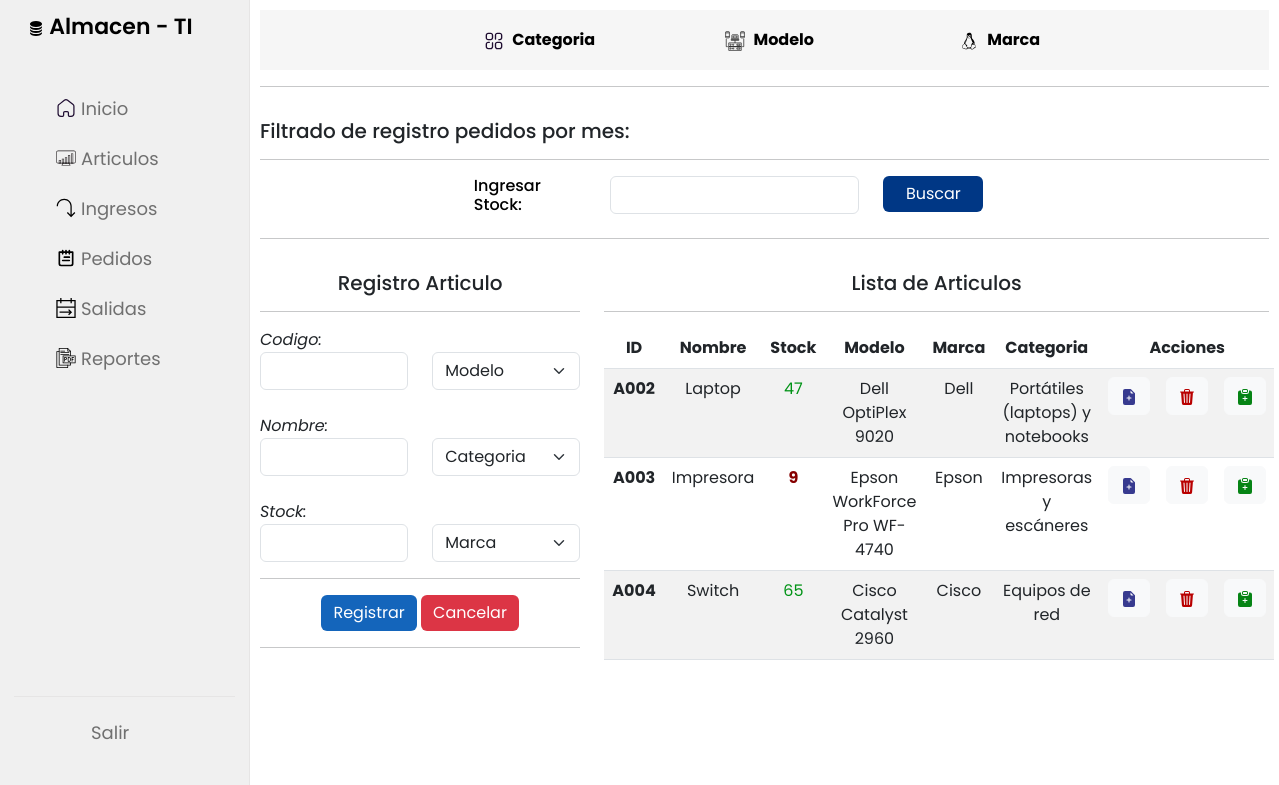
/articulo (signed in), run on an earlier commit of the app's database.
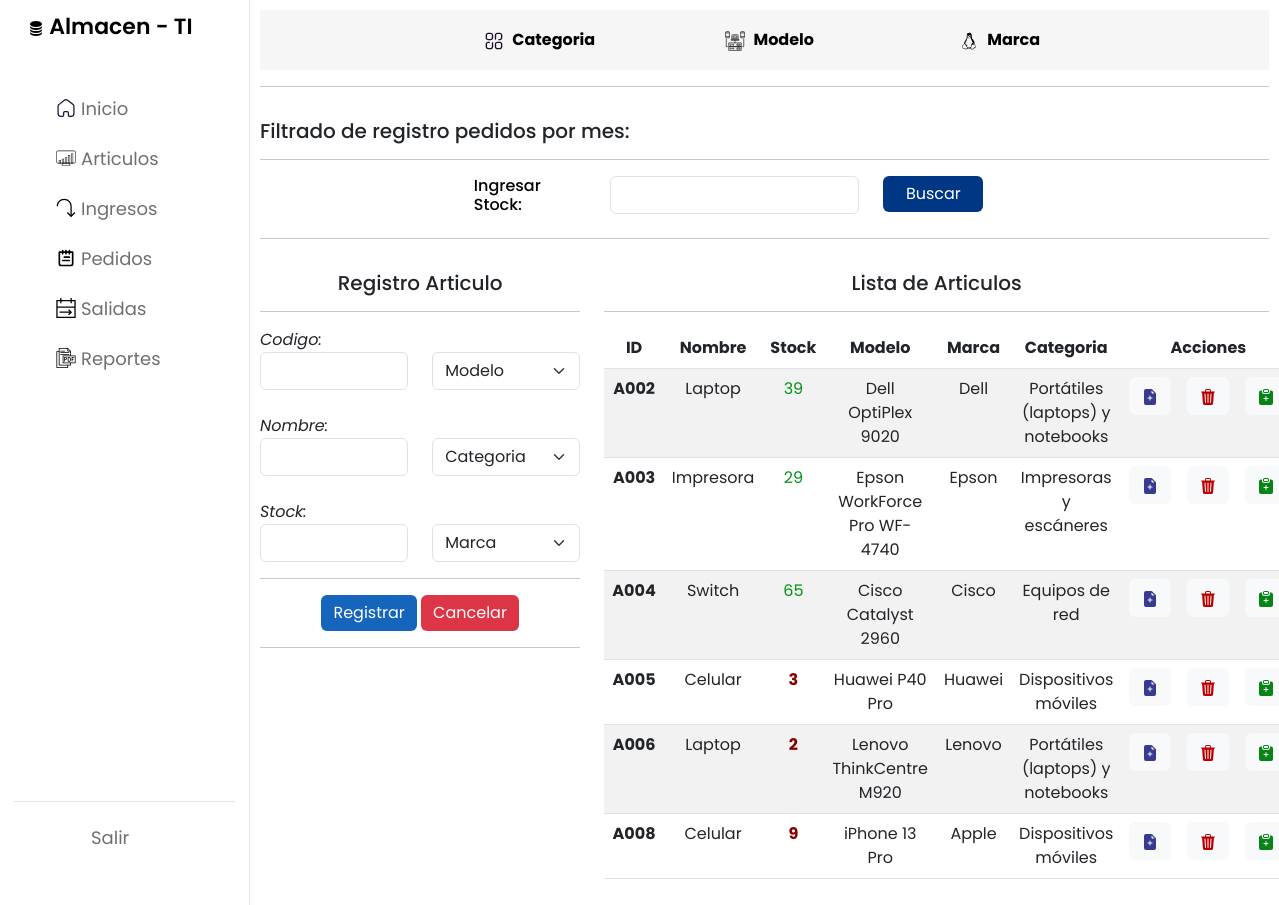
And on a later commit of the database.
### Almacen/models.py (models this page shows, shortened)
class Articulo(models.Model):
    codigo=models.CharField(primary_key=True, max_length=6)
    nombre=models.CharField(max_length=60)
    stock=models.IntegerField()
    codigo_Modelo = models.ForeignKey(Modelo, on_delete=models.CASCADE)
    codigo_Marca = models.ForeignKey(Marca, on_delete=models.CASCADE)
    codigo_Categoria=models.ForeignKey(Categoria, on_delete=models.CASCADE)

class Modelo(models.Model):
    codigo=models.CharField(primary_key=True, max_length=6)
    nombre=models.CharField(max_length=60)

class Marca(models.Model):
    codigo=models.CharField(primary_key=True, max_length=6)
    nombre=models.CharField(max_length=60)

class Categoria(models.Model):
    codigo=models.CharField(primary_key=True, max_length=6)
    nombre=models.CharField(max_length=60)
    descripcion=models.CharField(max_length=500)

### Almacen/views.py (the view)
# urls.py: path('articulo',views.articulo,name='articulo'),
@login_required
def articulo(request):
    articulos = Articulo.objects.all()
    modelos = Modelo.objects.all()
    marcas = Marca.objects.all()
    categorias = Categoria.objects.all()
    context = {"articulos":articulos,"modelos":modelos,"marcas":marcas,"categorias":categorias}
    return render(request, template_gestion_articulo,context)

### Almacen/templates/articulo/GestionArticulo.html (shortened to what this page needs)
{% extends 'base/index.html' %}
{% block content %}
<div>
    <ul class="nav justify-content-center text-center">
        <li class="nav-item article-item">
            <a class="nav-link" href="/categoria">
                Categoria</a>
        </li>
        <li class="nav-item">
            <a class="nav-link" href="/modelo">
                 Modelo</a>
        </li>
        <li class="nav-item">
            <a class="nav-link" href="/marca">
                Marca</a>
        </li>
    </ul>
</div>
<hr>
<div class="row pt-3">
    <form method="POST" action="/reportepedido">
        <div class="textreporte"><h5>Filtrado de registro pedidos por mes:</h5></div><hr>
        <div class="row monthcontainer">
            <div class="col-2">
                <h6>Ingresar Stock:</h6>
            </div>
            <div class="col-4">
                <Input class="form-control" name="txtBuscarStock" type="number"></Input>
            </div>
            <div class="col-4">
                <button type="submit" class="btnsearch btn-success form-control" >Buscar</button>
            </div>
        </div><hr>
    </form>
    <div class="col-4 pt-3">
        <h5 class=" text-center">Registro Articulo</h5>
        <hr>
        <form action="/articulo/registrararticulo" method="post">
            <div class="row">
                <div class="col">
                    <div>
                        <label><em>Codigo:</em></label>
                        <input type="text" name="txtCodigo" class="form-control">
                    </div><br>
                    <div>
                        <label><em>Nombre:</em></label>
                        <input type="text" name="txtNombre" class="form-control">
                    </div><br>
                    <div>
                        <label><em>Stock:</em></label>
                        <input type="number" name="txtStock" class="form-control">
                    </div>
                </div>
                <div class="col">
                    <br>
                    <div>
                        <select class="form-select" aria-label="Default select example" name="txtModelo">
                            <option selected>Modelo</option>
                        </select>
                    </div><br><br>
                    <div>
                        <select class="form-select" aria-label="Default select example" name="txtCategoria">
                            <option selected>Categoria</option>
                        </select>
                    </div><br><br>
                    <div>
                        <select class="form-select" aria-label="Default select example" name="txtMarca">
                            <option selected>Marca</option>
                        </select>
                    </div>
                </div>
            </div>
            <hr>
            <div class="text-center d-grid gap-2 d-md-block">
                <button class="btnsave btn btn-success" type="submit">Registrar</button>
                <button class="btndelete btn btn-danger" type="reset">Cancelar</button>
            </div>
            <hr>
        </form>
    </div>
    <div class="col-8 pt-3 text-center">
        <h5>Lista de Articulos</h5>
        <hr>
        <table class="table table-striped table-hover">
            <thead>
                <tr>
                    <th scope="col">ID</th>
                    <th scope="col">Nombre</th>
                    <th scope="col">Stock</th>
                    <th scope="col">Modelo</th>
                    <th scope="col">Marca</th>
                    <th scope="col">Categoria</th>
                    <th scope="col" colspan="3">Acciones</th>
                </tr>
            </thead>
            <tbody>
                <tr>
                    {% for a in articulos %}
                    <th scope="row">{{a.codigo}}</th>
                    <td>{{a.nombre}}</td>
                    {% if a.stock > 10 %}
                        <td style="color: rgb(0, 147, 22);">{{a.stock}}</td>
                    {% else %}
                        <td style="color: rgb(134, 0, 0); font-weight: bolder;">{{a.stock}}</td>
                    {% endif %}
                    <td>{{a.codigo_Modelo.nombre}}</td>
                    <td>{{a.codigo_Marca.nombre}}</td>
                    <td>{{a.codigo_Categoria.nombre}}</td>
                    <td>
                        <button type="button" class="btn btn-light">
                            <a class="editar" href="/articulo/edicionarticulo/{{a.codigo}}">
                            </a>
                        </button>
                    </td>
                    <td>
                        <button type="button" class="btn btn-light">
                            <a class="eliminar" href="/articulo/eliminararticulo/{{a.codigo}}">
                            </a>
                        </button>
                    </td>
                    <td>
                        <button type="button" class="btn btn-light">
                            <a class="pedir" href="reporte/{{a.codigo}}">
                            </a>
                        </button>
                    </td>
                </tr>
                {% endfor %}
            </tbody>
        </table>
    </div>
</div>
{% endblock %}

### Almacen/templates/base/index.html (shortened to what this page needs)
{% load static %}
<!doctype html>
<html lang="en">
<head>
  <link href="https://cdn.jsdelivr.net/npm/bootstrap@5.3.0/dist/css/bootstrap.min.css" rel="stylesheet"
>
  <link href="{% static 'css/style.css' %}" rel="stylesheet">
  <link href="{% static 'css/estilo.css' %}" rel="stylesheet">
  <link rel="stylesheet" href="https://unicons.iconscout.com/release/v4.0.0/css/line.css">
</head>
<body>
  <nav class="nav-principal">
    <div class="logo-name">
      <span class="logo_name"> Almacen - TI</span>
    </div>
    <div class="menu-items">
      <ul class="nav-links">
        <li class="list-nav"><a href="/">
          <span class="link-name">Inicio</span>
        </a></li>
        <li class="list-nav"><a href="/articulo">
            <span class="link-name">Articulos</span>
          </a></li>
        <li class="list-nav"><a href="/ingreso">
            <svg class="icon" xmlns="http://www.w3.org/2000/svg" viewBox="0 0 64 64" id="insert">
              <path
                d="M58.879 45.172l-8.586 8.585V26.586c0-13.234-10.767-24-24-24s-24 10.766-24 24h4c0-11.028 8.972-20 20-20s20 8.972 20 20v27.171l-8.586-8.585L34.879 48l13.414 13.414L61.707 48l-2.828-2.828z">
              </path>
            </svg>
            <span class="link-name">Ingresos</span>
          </a></li>
        <li class="list-nav"><a href="/pedido">
               <span class="link-name">Pedidos</span>
          </a></li>
        <li class="list-nav"><a href="/salida">
            <svg class="icon" xmlns="http://www.w3.org/2000/svg" viewBox="0 0 15 15.5" id="departure">
              <path d="M12 1.5V0h-1v1.5H4V0H3v1.5H0v14h15v-14h-3zm-11 1h2V4h1V2.5h7V4h1V2.5h2v4H1v-4zm13 12H1v-7h13v7z">
              </path>
              <path d="M2.5 11.5h7.793l-1.147 1.146.708.708L12.207 11 9.854 8.646l-.708.708 1.147 1.146H2.5z"></path>
            </svg>
            <span class="link-name">Salidas</span>
          </a></li>
        <li class="list-nav"><a href="/reporteingreso">
             <span class="link-name">Reportes</span>
          </a></li>
      </ul>
      <ul class="logout-mode">
        <li><a href="/salir/">
            <i class="uil uil-signout"></i>
            <span class="link-name">Salir</span>
          </a></li>
      </ul>
    </div>
  </nav>
  <section class="dashboard">
    {% block content %}
    {% endblock %}
  </section>
</body>
</html>

### Almacen/static/css/style.css (style rules this page uses)
body { background-color: #e7e7e7; }
.nav-principal { background-color: #f0f0f0; }
h6 { color: rgb(0, 0, 0); }
.editar { text-decoration: none; color: #373a8f; }
.eliminar { text-decoration: none; color: rgb(185, 0, 0); }
.pedir { text-decoration: none; color: rgb(6, 132, 21); }
.btnsave { background-color: #1465bb; border: none; }
.btndelete { border: none; }
.nav-item { margin: 10px; margin-left: 15px; margin-right: 15px; width: 200px; }
.nav-item .nav-link { text-decoration: none; color: black; font-weight: bolder; }
.nav { background-color: rgb(246, 246, 246); }
.textreporte { text-align: left; font-size: 0.9rem; }
.btnsearch { width: 100px; background-color: #003785; color: white; border: none; }
.monthcontainer { margin-left: 20%; }

### Almacen/static/css/estilo.css (style rules this page uses)
* { margin: 0; padding: 0; box-sizing: border-box; font-family: 'Poppins', sans-serif; }
:root { --primary-color: #ffffff; --panel-color: #FFF; --text-color: #000000; --boxtext-color: #ffffff; --black-light-color: #707070; --border-color: #e6e5e5; --toggle-color: #DDD; --box1-color: #003785; --box2-color: #1465bb; --box3-color: #003785; --title-icon-color: #fff; --tran-05: all 0.5s ease; --tran-03: all 0.3s ease; --tran-03: all 0.2s ease; }
body { min-height: 100vh; background-color: var(--primary-color); }
nav { position: fixed; top: 0; left: 0; height: 100%; width: 250px; padding: 10px 14px; background-color: var(--panel-color); border-right: 1px solid var(--border-color); transition: var(--tran-05); }
nav .logo-name { display: flex; align-items: center; }
nav .logo-name .logo_name { font-size: 22px; font-weight: 600; color: var(--text-color); margin-left: 14px; transition: var(--tran-05); }
nav .menu-items { margin-top: 40px; height: calc(100% - 90px); display: flex; flex-direction: column; justify-content: space-between; }
.menu-items li { list-style: none; }
.menu-items li a { display: flex; align-items: center; height: 50px; text-decoration: none; position: relative; }
.menu-items li a i { font-size: 24px; min-width: 45px; height: 100%; display: flex; align-items: center; justify-content: center; color: var(--black-light-color); }
.menu-items li a .link-name { font-size: 18px; font-weight: 400; color: var(--black-light-color); transition: var(--tran-05); }
.menu-items .logout-mode { padding-top: 10px; border-top: 1px solid var(--border-color); }
.dashboard { position: relative; left: 250px; background-color: var(--panel-color); min-height: 100vh; width: calc(100% - 250px); padding: 10px 10px; transition: var(--tran-05); }
.icon { width: 20px; height: 20px; color: #242526; margin-right: 5px; margin-left: 10px; }

What changed in the data, as far as the page shows it:
changed Articulo "Dell OptiPlex 9020": stock "47" → "39"
changed Articulo "Impresora": stock "9" → "29"
added Articulo: codigo "A005", nombre "Celular", stock "3", codigo_Modelo.nombre "Huawei P40 Pro", codigo_Marca.nombre "Huawei", codigo_Categoria.nombre "Dispositivos móviles"
added Articulo: codigo "A006", nombre "Laptop", stock "2", codigo_Modelo.nombre "Lenovo ThinkCentre M920", codigo_Marca.nombre "Lenovo", codigo_Categoria.nombre "Portátiles (laptops) y notebooks"
added Articulo: codigo "A008", nombre "Celular", stock "9", codigo_Modelo.nombre "iPhone 13 Pro", codigo_Marca.nombre "Apple", codigo_Categoria.nombre "Dispositivos móviles"
